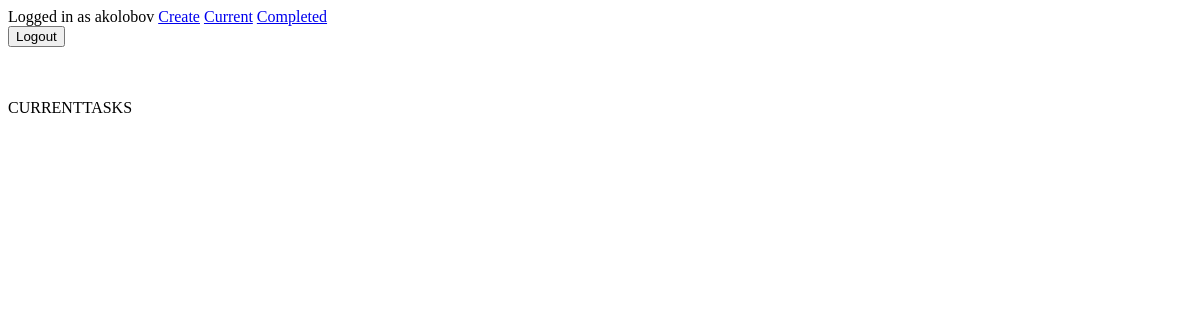
Page /current/ (signed in) on the earlier database version.
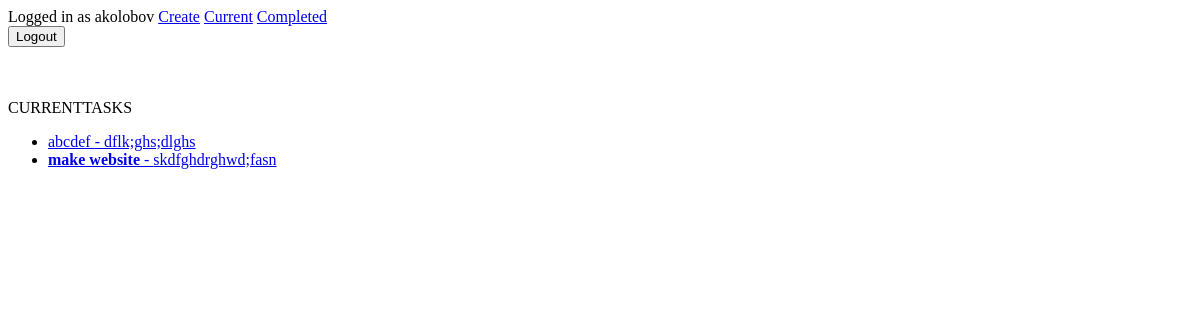
Same page on the later database version.
### todo/models.py (models this page shows, shortened)
class Task(models.Model):
    name = models.CharField(max_length=100)
    description = models.TextField(blank=True)
    is_important = models.BooleanField(default=False)
    creation_date = models.DateTimeField(auto_now_add=True)
    completion_date = models.DateTimeField(null=True, blank=True)
    user = models.ForeignKey(User, on_delete=models.CASCADE, default=None)

### todo/views.py (the view)
# urls.py: path('current/', views.currenttasks, name='currenttasks'),
@login_required
def currenttasks(request):
    tasks = Task.objects.filter(user=request.user, completion_date__isnull=True)
    return render(request, 'todo/currenttasks.html', {'tasks': tasks})

### todo/templates/todo/currenttasks.html
{% extends 'todo/base.html' %}
{% block content %}
    CURRENTTASKS
    <ul>
        {% for task in tasks %}
            <li>
                <a href="{% url 'viewtask' task.id %}">
                    {% if task.is_important %}
                        <b>
                    {% endif %}
                    {{ task.name }}
                    {% if task.is_important %}
                        </b>
                    {% endif %}
                    {% if task.description %}
                         - {{ task.description }}
                    {% endif %}
                </a>
            </li>
        {% endfor %}
    </ul>
{% endblock %}

### todo/templates/todo/base.html (shortened to what this page needs)
{% if user.is_authenticated %}
    Logged in as {{ user.username }}
    <a href="{% url 'createtask' %}">Create</a>
    <a href="{% url 'currenttasks' %}">Current</a>
    <a href="{% url 'completedtasks' %}">Completed</a>
    <form action="{% url 'logoutuser' %}" method="POST">
        <button type="submit">Logout</button>
    </form>
{% else %}
    <a href="{% url 'signupuser' %}">Sign up</a>
    <a href="{% url 'signinuser' %}">Sign in</a>
{% endif %}
{% block content %}
{% endblock %}

Differences in the rows shown:
added Task: name "abcdef", description "dflk;ghs;dlghs"
added Task: name "make website", description "skdfghdrghwd;fasn"
